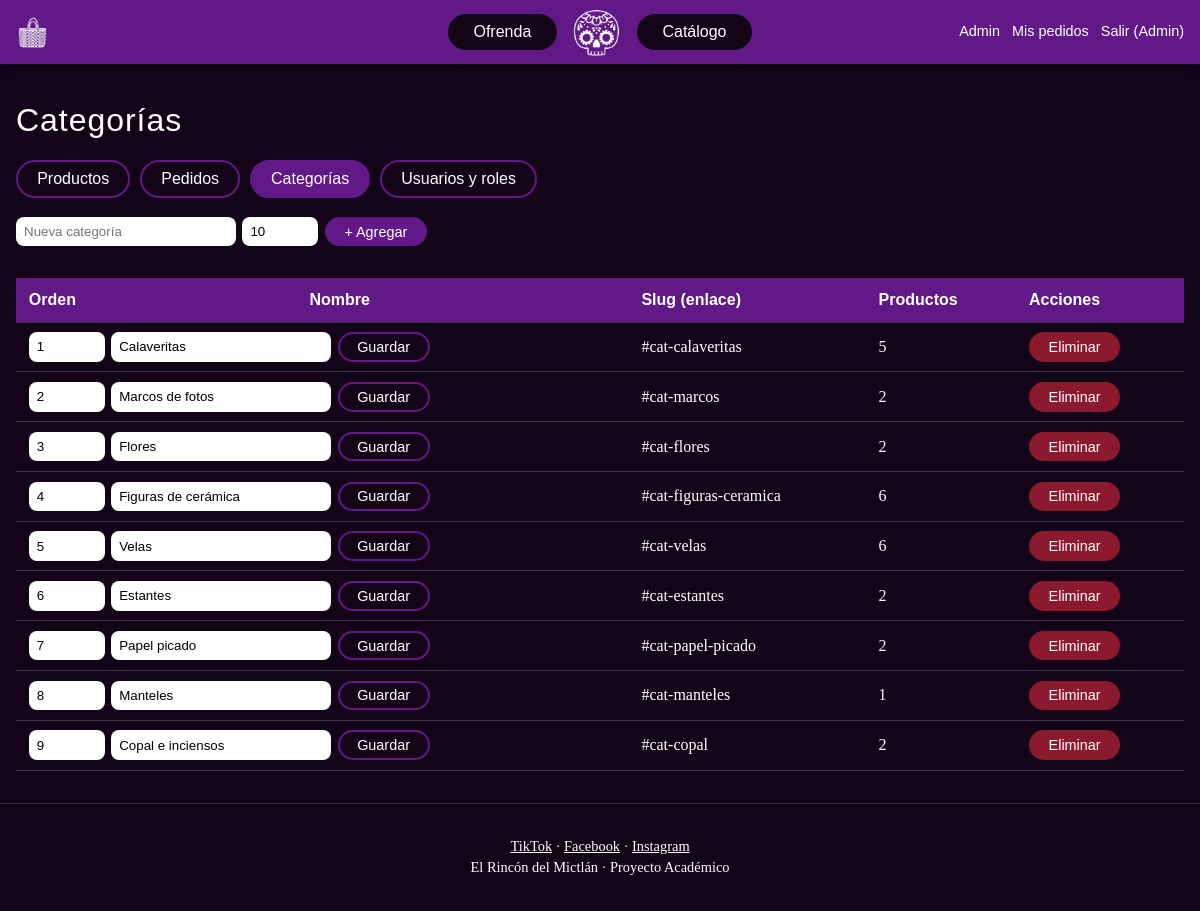
/admin/categorias.php (signed in), run on the app's committed database.
### tables this page shows
CREATE TABLE categorias (
  id_categoria SMALLINT UNSIGNED AUTO_INCREMENT PRIMARY KEY,
  nombre       VARCHAR(60) NOT NULL,
  slug         VARCHAR(60) NOT NULL UNIQUE,   
  orden        TINYINT UNSIGNED NOT NULL
);

### includes/conexion.php (called while the page is built)
<?php
require_once __DIR__ . '/config.php';
function db(): PDO
{
    static $pdo = null;
    if ($pdo instanceof PDO) return $pdo;
    $host   = 'localhost';
    $puerto = 3307;
    $bd     = 'mictlan';
    $user   = 'root';
    $clave  = '';
    $pdo = new PDO("mysql:host=$host;port=$puerto;dbname=$bd;charset=utf8mb4", $user, $clave, [
        PDO::ATTR_ERRMODE            => PDO::ERRMODE_EXCEPTION,
        PDO::ATTR_DEFAULT_FETCH_MODE => PDO::FETCH_ASSOC,
        PDO::ATTR_EMULATE_PREPARES   => false,
    ]);
    return $pdo;
}

### includes/config.php (called while the page is built, shortened)
<?php
function e(?string $t): string { return htmlspecialchars($t ?? '', ENT_QUOTES, 'UTF-8'); }

### admin/categorias.php (the view, shortened to what this page needs)
<?php
$categorias = db()->query("SELECT c.*, COUNT(p.id_producto) AS total
                           FROM categorias c LEFT JOIN productos p ON p.id_categoria = c.id_categoria
                           GROUP BY c.id_categoria, c.nombre, c.slug, c.orden
                           ORDER BY c.orden, c.id_categoria")->fetchAll();
require __DIR__ . '/../includes/cabecera.php';
?>
<main class="contenedor contenedor--ancho">
  <h1>Categorías</h1>
  <?php $seccion = 'categorias'; require __DIR__ . '/../includes/admin_menu.php'; ?>
  <form method="post" class="inline inline--wrap">
    <input name="nombre" placeholder="Nueva categoría" required maxlength="60" class="input-medio">
    <input name="orden" type="number" min="1" max="255" value="<?= count($categorias) + 1 ?>" class="input-mini" title="Orden">
    <button class="btn btn--chico" type="submit">+ Agregar</button>
  </form>
  <div class="tabla-scroll">
  <table class="tabla">
    <thead><tr><th>Orden</th><th>Nombre</th><th>Slug (enlace)</th><th>Productos</th><th>Acciones</th></tr></thead>
    <tbody>
    <?php foreach ($categorias as $c): ?>
      <tr>
        <td colspan="2">
          <form method="post" class="inline">
            <input class="input-mini" type="number" name="orden" min="1" max="255" value="<?= (int)$c['orden'] ?>">
            <input class="input-medio" name="nombre" required maxlength="60" value="<?= e($c['nombre']) ?>">
            <button class="btn btn--chico btn--borde" name="accion" value="editar">Guardar</button>
          </form>
        </td>
        <td>#cat-<?= e($c['slug']) ?></td>
        <td><?= (int)$c['total'] ?></td>
        <td>
          <form method="post" class="inline">
            <button class="btn btn--chico btn--peligro" name="accion" value="eliminar"
                    onclick="return confirm('¿Eliminar la categoría «<?= e(addslashes($c['nombre'])) ?>»?')">Eliminar</button>
          </form>
        </td>
      </tr>
    <?php endforeach; ?>
    </tbody>
  </table>
  </div>
</main>
<?php require __DIR__ . '/../includes/pie.php';

### assets/css/styles.css (style rules this page uses)
:root { --fondo: #130418; --morado: #601986; --blanco: #ffffff; --acento: #ffb703; --radio: 18px; --f-titulo: "Rumble Brave", Impact, "Arial Black", sans-serif; --f-sub: "Balsamic Sans", "Trebuchet MS", sans-serif; --f-cuerpo: "Silver Stone", Georgia, serif; }
* { box-sizing: border-box; margin: 0; padding: 0; }
html { scroll-behavior: smooth; scroll-padding-top: 90px; }
body { background: var(--fondo); color: var(--blanco); font-family: var(--f-cuerpo); line-height: 1.5; }
h1, h2 { font-family: var(--f-titulo); font-weight: 400; letter-spacing: .03em; }
h3, button, .btn, .nav a, .etiqueta, label, input, select, th, .enlace-sesion { font-family: var(--f-sub); }
.btn { background: var(--morado); color: var(--blanco); border: 2px solid var(--morado); border-radius: 999px; padding: .55rem 1.6rem; cursor: pointer; font-size: 1rem; transition: filter .2s; }
.btn--chico { padding: .3rem 1.1rem; font-size: .9rem; }
.contenedor { max-width: 1000px; margin: 2rem auto; padding: 0 1rem; }
.tabla-scroll { overflow-x: auto; }
.tabla { width: 100%; border-collapse: collapse; margin-top: 1rem; }
.tabla th, .tabla td { padding: .6rem .8rem; border-bottom: 1px solid #ffffff30; text-align: left; }
.tabla th { background: var(--morado); }
.inline { display: flex; gap: .4rem; }
.contenedor--ancho { max-width: 1200px; }
.input-mini, .input-medio { padding: .35rem .5rem; border-radius: 8px; border: 0; }
.input-mini { width: 76px; }
.input-medio { width: 220px; max-width: 100%; }
.inline--wrap { flex-wrap: wrap; margin: 1rem 0; }
.btn--peligro { background: #8b1a2f; border-color: #8b1a2f; }
.btn--borde { background: transparent; border-color: var(--morado); }

### data on the page
categorias: orden "1", nombre "Calaveritas", slug "calaveritas", total "5"
categorias: orden "2", nombre "Marcos de fotos", slug "marcos", total "2"
categorias: orden "3", nombre "Flores", slug "flores", total "2"
categorias: orden "4", nombre "Figuras de cerámica", slug "figuras-ceramica", total "6"
categorias: orden "5", nombre "Velas", slug "velas", total "6"
categorias: orden "6", nombre "Estantes", slug "estantes", total "2"
categorias: orden "7", nombre "Papel picado", slug "papel-picado", total "2"
categorias: orden "8", nombre "Manteles", slug "manteles", total "1"
categorias: orden "9", nombre "Copal e inciensos", slug "copal", total "2"

### other printed values
$u['nombre'] "Admin"
